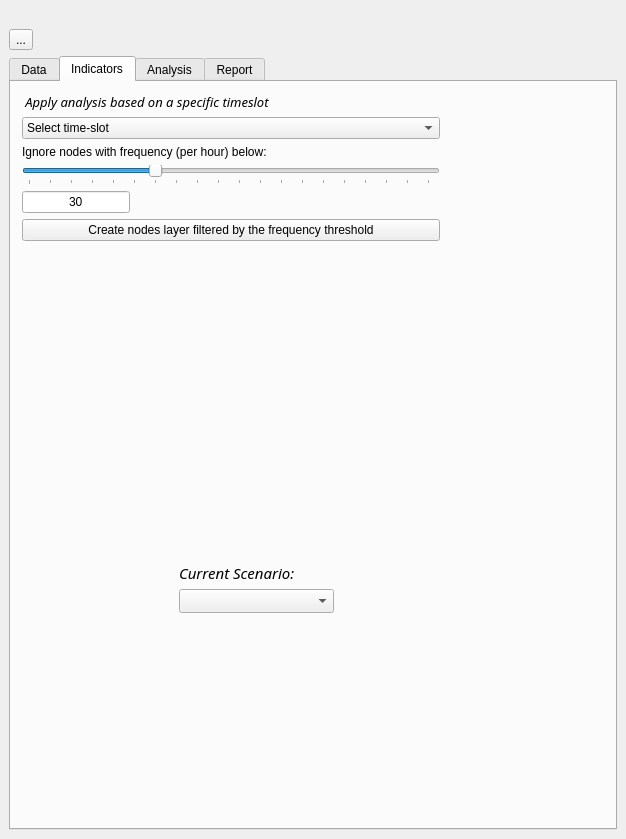
<?xml version="1.0" encoding="UTF-8"?>
<ui version="4.0">
 <author>ADVISOR</author>
 <class>SpatialDecisionDockWidgetBase</class>
 <widget class="QDockWidget" name="SpatialDecisionDockWidgetBase">
  <property name="geometry">
   <rect>
    <x>0</x>
    <y>0</y>
    <width>626</width>
    <height>839</height>
   </rect>
  </property>
  <property name="sizePolicy">
   <sizepolicy hsizetype="Fixed" vsizetype="Expanding">
    <horstretch>0</horstretch>
    <verstretch>0</verstretch>
   </sizepolicy>
  </property>
  <property name="minimumSize">
   <size>
    <width>503</width>
    <height>839</height>
   </size>
  </property>
  <property name="acceptDrops">
   <bool>false</bool>
  </property>
  <property name="styleSheet">
   <string notr="true">background=rgb(255, 255, 255)</string>
  </property>
  <property name="windowTitle">
   <string>ADVISOR</string>
  </property>
  <widget class="QWidget" name="dockWidgetContents">
   <layout class="QVBoxLayout" name="verticalLayout_12">
    <item>
     <spacer name="horizontalSpacer_2">
      <property name="orientation">
       <enum>Qt::Horizontal</enum>
      </property>
      <property name="sizeHint" stdset="0">
       <size>
        <width>536</width>
        <height>20</height>
       </size>
      </property>
     </spacer>
    </item>
    <item>
     <widget class="QToolButton" name="bigiconButton">
      <property name="text">
       <string>...</string>
      </property>
      <property name="iconSize">
       <size>
        <width>300</width>
        <height>76</height>
       </size>
      </property>
     </widget>
    </item>
    <item>
     <widget class="QTabWidget" name="sampleWidgets">
      <property name="sizePolicy">
       <sizepolicy hsizetype="Ignored" vsizetype="MinimumExpanding">
        <horstretch>0</horstretch>
        <verstretch>0</verstretch>
       </sizepolicy>
      </property>
      <property name="minimumSize">
       <size>
        <width>260</width>
        <height>0</height>
       </size>
      </property>
      <property name="styleSheet">
       <string notr="true">font: 9pt &quot;Trebuchet MS&quot;;</string>
      </property>
      <property name="currentIndex">
       <number>1</number>
      </property>
      <widget class="QWidget" name="dataTab">
       <attribute name="title">
        <string>Data</string>
       </attribute>
       <widget class="QPushButton" name="createScenarioButton">
        <property name="geometry">
         <rect>
          <x>150</x>
          <y>11</y>
          <width>200</width>
          <height>29</height>
         </rect>
        </property>
        <property name="sizePolicy">
         <sizepolicy hsizetype="Fixed" vsizetype="Fixed">
          <horstretch>0</horstretch>
          <verstretch>0</verstretch>
         </sizepolicy>
        </property>
        <property name="minimumSize">
         <size>
          <width>200</width>
          <height>0</height>
         </size>
        </property>
        <property name="styleSheet">
         <string notr="true">font: 75 bold italic &quot;Trebuchet MS&quot;;</string>
        </property>
        <property name="text">
         <string>Create new Scenario</string>
        </property>
       </widget>
       <widget class="QWidget" name="layoutWidget">
        <property name="geometry">
         <rect>
          <x>10</x>
          <y>57</y>
          <width>631</width>
          <height>311</height>
         </rect>
        </property>
        <layout class="QVBoxLayout" name="verticalLayout_4">
         <item>
          <widget class="QLabel" name="label_3">
           <property name="sizePolicy">
            <sizepolicy hsizetype="Minimum" vsizetype="Preferred">
             <horstretch>0</horstretch>
             <verstretch>0</verstretch>
            </sizepolicy>
           </property>
           <property name="minimumSize">
            <size>
             <width>300</width>
             <height>0</height>
            </size>
           </property>
           <property name="styleSheet">
            <string notr="true">font: &quot;Trebuchet MS&quot;;</string>
           </property>
           <property name="text">
            <string>&lt;html&gt;&lt;head/&gt;&lt;body&gt;&lt;p&gt;This plugin includes sample data &lt;br/&gt;fom the city of Rotterdam:&lt;/p&gt;&lt;/body&gt;&lt;/html&gt;</string>
           </property>
          </widget>
         </item>
         <item>
          <widget class="QPushButton" name="loadRotterdamdataButton">
           <property name="sizePolicy">
            <sizepolicy hsizetype="Fixed" vsizetype="Fixed">
             <horstretch>0</horstretch>
             <verstretch>0</verstretch>
            </sizepolicy>
           </property>
           <property name="minimumSize">
            <size>
             <width>200</width>
             <height>0</height>
            </size>
           </property>
           <property name="styleSheet">
            <string notr="true">font: 75 bold italic&quot;Trebuchet MS&quot;;</string>
           </property>
           <property name="text">
            <string>Load sample data</string>
           </property>
          </widget>
         </item>
         <item>
          <widget class="QLabel" name="label_4">
           <property name="sizePolicy">
            <sizepolicy hsizetype="Minimum" vsizetype="Preferred">
             <horstretch>0</horstretch>
             <verstretch>0</verstretch>
            </sizepolicy>
           </property>
           <property name="styleSheet">
            <string notr="true">font: &quot;Trebuchet MS&quot;;</string>
           </property>
           <property name="text">
            <string>Layer with the nodes (stops) of the public transport netwrok</string>
           </property>
          </widget>
         </item>
         <item>
          <widget class="QComboBox" name="selectNodesCombo">
           <property name="sizePolicy">
            <sizepolicy hsizetype="Fixed" vsizetype="Fixed">
             <horstretch>0</horstretch>
             <verstretch>0</verstretch>
            </sizepolicy>
           </property>
           <property name="minimumSize">
            <size>
             <width>178</width>
             <height>0</height>
            </size>
           </property>
           <property name="mouseTracking">
            <bool>false</bool>
           </property>
           <property name="acceptDrops">
            <bool>false</bool>
           </property>
           <property name="styleSheet">
            <string notr="true">font: &quot;Trebuchet MS&quot;;</string>
           </property>
           <property name="editable">
            <bool>false</bool>
           </property>
          </widget>
         </item>
         <item>
          <widget class="QLabel" name="label_5">
           <property name="sizePolicy">
            <sizepolicy hsizetype="Minimum" vsizetype="Minimum">
             <horstretch>0</horstretch>
             <verstretch>0</verstretch>
            </sizepolicy>
           </property>
           <property name="styleSheet">
            <string notr="true">font: &quot;Trebuchet MS&quot;;</string>
           </property>
           <property name="text">
            <string>Layer with Census data per neighbourhood:</string>
           </property>
          </widget>
         </item>
         <item>
          <widget class="QComboBox" name="selectCensusCombo">
           <property name="sizePolicy">
            <sizepolicy hsizetype="Fixed" vsizetype="Fixed">
             <horstretch>0</horstretch>
             <verstretch>0</verstretch>
            </sizepolicy>
           </property>
           <property name="minimumSize">
            <size>
             <width>178</width>
             <height>0</height>
            </size>
           </property>
           <property name="styleSheet">
            <string notr="true">font: &quot;Trebuchet MS&quot;;</string>
           </property>
          </widget>
         </item>
         <item>
          <widget class="QLabel" name="label_14">
           <property name="text">
            <string>Layer with Census data per grid cell:</string>
           </property>
          </widget>
         </item>
        </layout>
       </widget>
      </widget>
      <widget class="QWidget" name="analysisTab">
       <attribute name="title">
        <string>Indicators</string>
       </attribute>
       <widget class="QLabel" name="label">
        <property name="geometry">
         <rect>
          <x>15</x>
          <y>268</y>
          <width>16</width>
          <height>16</height>
         </rect>
        </property>
        <property name="text">
         <string/>
        </property>
       </widget>
       <widget class="QWidget" name="layoutWidget">
        <property name="geometry">
         <rect>
          <x>11</x>
          <y>11</y>
          <width>418</width>
          <height>458</height>
         </rect>
        </property>
        <layout class="QVBoxLayout" name="verticalLayout_5">
         <item>
          <layout class="QVBoxLayout" name="verticalLayout_7">
           <item>
            <widget class="QLabel" name="label_9">
             <property name="sizePolicy">
              <sizepolicy hsizetype="Fixed" vsizetype="Preferred">
               <horstretch>0</horstretch>
               <verstretch>0</verstretch>
              </sizepolicy>
             </property>
             <property name="minimumSize">
              <size>
               <width>250</width>
               <height>0</height>
              </size>
             </property>
             <property name="maximumSize">
              <size>
               <width>16777215</width>
               <height>16777215</height>
              </size>
             </property>
             <property name="font">
              <font>
               <family>Trebuchet MS</family>
               <pointsize>10</pointsize>
               <weight>50</weight>
               <italic>true</italic>
               <bold>false</bold>
              </font>
             </property>
             <property name="styleSheet">
              <string notr="true">font: italic 10pt &quot;Trebuchet MS&quot;;</string>
             </property>
             <property name="text">
              <string>&lt;html&gt;&lt;head/&gt;&lt;body&gt;&lt;p&gt;                                 Apply analysis based on a specific timeslot&lt;/p&gt;&lt;/body&gt;&lt;/html&gt;</string>
             </property>
             <property name="alignment">
              <set>Qt::AlignCenter</set>
             </property>
            </widget>
           </item>
           <item>
            <widget class="QComboBox" name="selecttimeCombo">
             <property name="enabled">
              <bool>true</bool>
             </property>
             <property name="sizePolicy">
              <sizepolicy hsizetype="Expanding" vsizetype="Fixed">
               <horstretch>0</horstretch>
               <verstretch>0</verstretch>
              </sizepolicy>
             </property>
             <property name="minimumSize">
              <size>
               <width>0</width>
               <height>0</height>
              </size>
             </property>
             <property name="styleSheet">
              <string notr="true">font: 9pt &quot;Trebuchet MS&quot;;
</string>
             </property>
             <item>
              <property name="text">
               <string>Select time-slot</string>
              </property>
             </item>
             <item>
              <property name="text">
               <string>Weekdays - Morning Rush Hours</string>
              </property>
             </item>
             <item>
              <property name="text">
               <string>Weekdays - Afternoon Rush Hours</string>
              </property>
             </item>
             <item>
              <property name="text">
               <string>Weekdays - Non Rush Hours</string>
              </property>
             </item>
             <item>
              <property name="text">
               <string>Weekends - Morning Rush Hours</string>
              </property>
             </item>
             <item>
              <property name="text">
               <string>Weekends - Afternoon Rush Hours</string>
              </property>
             </item>
             <item>
              <property name="text">
               <string>Weekends - Non Rush Hours</string>
              </property>
             </item>
            </widget>
           </item>
           <item>
            <layout class="QGridLayout" name="gridLayout"/>
           </item>
           <item>
            <widget class="QLabel" name="label_13">
             <property name="text">
              <string>Ignore nodes with frequency (per hour) below:</string>
             </property>
            </widget>
           </item>
           <item>
            <widget class="QSlider" name="horizontalSlider">
             <property name="enabled">
              <bool>true</bool>
             </property>
             <property name="sizePolicy">
              <sizepolicy hsizetype="Expanding" vsizetype="Fixed">
               <horstretch>0</horstretch>
               <verstretch>0</verstretch>
              </sizepolicy>
             </property>
             <property name="maximumSize">
              <size>
               <width>1677</width>
               <height>16777215</height>
              </size>
             </property>
             <property name="font">
              <font>
               <family>Trebuchet MS</family>
               <pointsize>9</pointsize>
               <weight>50</weight>
               <italic>false</italic>
               <bold>false</bold>
              </font>
             </property>
             <property name="mouseTracking">
              <bool>true</bool>
             </property>
             <property name="layoutDirection">
              <enum>Qt::LeftToRight</enum>
             </property>
             <property name="minimum">
              <number>0</number>
             </property>
             <property name="maximum">
              <number>96</number>
             </property>
             <property name="value">
              <number>30</number>
             </property>
             <property name="sliderPosition">
              <number>30</number>
             </property>
             <property name="tracking">
              <bool>true</bool>
             </property>
             <property name="orientation">
              <enum>Qt::Horizontal</enum>
             </property>
             <property name="invertedAppearance">
              <bool>false</bool>
             </property>
             <property name="invertedControls">
              <bool>false</bool>
             </property>
             <property name="tickPosition">
              <enum>QSlider::TicksBelow</enum>
             </property>
             <property name="tickInterval">
              <number>5</number>
             </property>
            </widget>
           </item>
           <item>
            <widget class="QLineEdit" name="sliderValue_2">
             <property name="sizePolicy">
              <sizepolicy hsizetype="Fixed" vsizetype="Preferred">
               <horstretch>0</horstretch>
               <verstretch>0</verstretch>
              </sizepolicy>
             </property>
             <property name="minimumSize">
              <size>
               <width>0</width>
               <height>22</height>
              </size>
             </property>
             <property name="text">
              <string>30</string>
             </property>
             <property name="cursorPosition">
              <number>2</number>
             </property>
             <property name="alignment">
              <set>Qt::AlignCenter</set>
             </property>
            </widget>
           </item>
           <item>
            <widget class="QPushButton" name="nodesFrequencyLayer">
             <property name="sizePolicy">
              <sizepolicy hsizetype="Preferred" vsizetype="Preferred">
               <horstretch>0</horstretch>
               <verstretch>0</verstretch>
              </sizepolicy>
             </property>
             <property name="minimumSize">
              <size>
               <width>0</width>
               <height>0</height>
              </size>
             </property>
             <property name="styleSheet">
              <string notr="true">font: 9pt &quot;Trebuchet MS&quot;;</string>
             </property>
             <property name="text">
              <string>Create nodes layer filtered by the frequency threshold</string>
             </property>
            </widget>
           </item>
           <item>
            <layout class="QHBoxLayout" name="horizontalLayout_6"/>
           </item>
          </layout>
         </item>
         <item>
          <layout class="QVBoxLayout" name="verticalLayout_9">
           <item>
            <spacer name="verticalSpacer_4">
             <property name="orientation">
              <enum>Qt::Vertical</enum>
             </property>
             <property name="sizeHint" stdset="0">
              <size>
               <width>20</width>
               <height>40</height>
              </size>
             </property>
            </spacer>
           </item>
          </layout>
         </item>
        </layout>
       </widget>
       <widget class="QComboBox" name="scenarioCombo">
        <property name="geometry">
         <rect>
          <x>168</x>
          <y>507</y>
          <width>155</width>
          <height>24</height>
         </rect>
        </property>
        <property name="sizePolicy">
         <sizepolicy hsizetype="Expanding" vsizetype="Fixed">
          <horstretch>0</horstretch>
          <verstretch>0</verstretch>
         </sizepolicy>
        </property>
        <property name="styleSheet">
         <string notr="true">font: 9pt &quot;Trebuchet MS&quot;;</string>
        </property>
       </widget>
       <widget class="QLabel" name="label_2">
        <property name="geometry">
         <rect>
          <x>168</x>
          <y>481</y>
          <width>155</width>
          <height>20</height>
         </rect>
        </property>
        <property name="font">
         <font>
          <family>Trebuchet MS</family>
          <pointsize>11</pointsize>
          <weight>50</weight>
          <italic>true</italic>
          <bold>false</bold>
         </font>
        </property>
        <property name="styleSheet">
         <string notr="true">font: italic 11pt &quot;Trebuchet MS&quot;;
</string>
        </property>
        <property name="text">
         <string>Current Scenario:</string>
        </property>
       </widget>
      </widget>
      <widget class="QWidget" name="tab">
       <property name="sizePolicy">
        <sizepolicy hsizetype="Fixed" vsizetype="Preferred">
         <horstretch>0</horstretch>
         <verstretch>0</verstretch>
        </sizepolicy>
       </property>
       <attribute name="title">
        <string>Analysis</string>
       </attribute>
       <widget class="QWidget" name="layoutWidget">
        <property name="geometry">
         <rect>
          <x>11</x>
          <y>1</y>
          <width>601</width>
          <height>571</height>
         </rect>
        </property>
        <layout class="QGridLayout" name="gridLayout_5">
         <item row="1" column="0">
          <layout class="QVBoxLayout" name="verticalLayout_10">
           <item>
            <layout class="QVBoxLayout" name="verticalLayout_13">
             <item>
              <widget class="QLabel" name="label_7">
               <property name="text">
                <string>Detect initialize isolated areas</string>
               </property>
              </widget>
             </item>
             <item>
              <widget class="QLabel" name="label_8">
               <property name="text">
                <string>Ignore grid cells with population below:</string>
               </property>
              </widget>
             </item>
             <item>
              <widget class="QLineEdit" name="populationthreshold"/>
             </item>
             <item>
              <spacer name="verticalSpacer">
               <property name="orientation">
                <enum>Qt::Vertical</enum>
               </property>
               <property name="sizeHint" stdset="0">
                <size>
                 <width>20</width>
                 <height>40</height>
                </size>
               </property>
              </spacer>
             </item>
             <item>
              <widget class="QCheckBox" name="checkBox_5">
               <property name="text">
                <string>Show initial isolated areas</string>
               </property>
              </widget>
             </item>
            </layout>
           </item>
          </layout>
         </item>
         <item row="0" column="0">
          <layout class="QFormLayout" name="formLayout_2">
           <property name="fieldGrowthPolicy">
            <enum>QFormLayout::AllNonFixedFieldsGrow</enum>
           </property>
           <item row="1" column="0">
            <widget class="QCheckBox" name="distanceVisiblecheckBox">
             <property name="text">
              <string>Show distance layer of current sceario</string>
             </property>
             <property name="checked">
              <bool>true</bool>
             </property>
            </widget>
           </item>
           <item row="0" column="0" colspan="2">
            <layout class="QVBoxLayout" name="verticalLayout_8">
             <item>
              <widget class="QLabel" name="label_6">
               <property name="font">
                <font>
                 <family>Trebuchet MS</family>
                 <pointsize>9</pointsize>
                 <weight>50</weight>
                 <italic>false</italic>
                 <bold>false</bold>
                </font>
               </property>
               <property name="text">
                <string>Analysis based on :</string>
               </property>
              </widget>
             </item>
             <item>
              <widget class="QLabel" name="label_12">
               <property name="sizePolicy">
                <sizepolicy hsizetype="Expanding" vsizetype="Preferred">
                 <horstretch>0</horstretch>
                 <verstretch>0</verstretch>
                </sizepolicy>
               </property>
               <property name="text">
                <string>&lt;html&gt;&lt;head/&gt;&lt;body&gt;&lt;p&gt;Coverage distance from each grid cell:&lt;/p&gt;&lt;/body&gt;&lt;/html&gt;</string>
               </property>
              </widget>
             </item>
             <item>
              <widget class="QSlider" name="stationDistanceSlider">
               <property name="sizePolicy">
                <sizepolicy hsizetype="MinimumExpanding" vsizetype="Fixed">
                 <horstretch>0</horstretch>
                 <verstretch>0</verstretch>
                </sizepolicy>
               </property>
               <property name="minimumSize">
                <size>
                 <width>239</width>
                 <height>0</height>
                </size>
               </property>
               <property name="maximum">
                <number>2000</number>
               </property>
               <property name="sliderPosition">
                <number>500</number>
               </property>
               <property name="orientation">
                <enum>Qt::Horizontal</enum>
               </property>
               <property name="tickPosition">
                <enum>QSlider::TicksAbove</enum>
               </property>
               <property name="tickInterval">
                <number>100</number>
               </property>
              </widget>
             </item>
             <item>
              <layout class="QHBoxLayout" name="horizontalLayout_3">
               <item>
                <spacer name="horizontalSpacer_5">
                 <property name="orientation">
                  <enum>Qt::Horizontal</enum>
                 </property>
                 <property name="sizeHint" stdset="0">
                  <size>
                   <width>40</width>
                   <height>20</height>
                  </size>
                 </property>
                </spacer>
               </item>
               <item>
                <layout class="QVBoxLayout" name="verticalLayout_6">
                 <item>
                  <widget class="QLabel" name="label_11">
                   <property name="text">
                    <string>&lt;html&gt;&lt;head/&gt;&lt;body&gt;&lt;p align=&quot;center&quot;&gt;Distance in meters:&lt;/p&gt;&lt;/body&gt;&lt;/html&gt;</string>
                   </property>
                  </widget>
                 </item>
                 <item>
                  <widget class="QLineEdit" name="sliderValue">
                   <property name="sizePolicy">
                    <sizepolicy hsizetype="Fixed" vsizetype="Preferred">
                     <horstretch>0</horstretch>
                     <verstretch>0</verstretch>
                    </sizepolicy>
                   </property>
                   <property name="minimumSize">
                    <size>
                     <width>0</width>
                     <height>22</height>
                    </size>
                   </property>
                   <property name="text">
                    <string>500</string>
                   </property>
                   <property name="alignment">
                    <set>Qt::AlignCenter</set>
                   </property>
                  </widget>
                 </item>
                </layout>
               </item>
               <item>
                <spacer name="horizontalSpacer_6">
                 <property name="orientation">
                  <enum>Qt::Horizontal</enum>
                 </property>
                 <property name="sizeHint" stdset="0">
                  <size>
                   <width>40</width>
                   <height>20</height>
                  </size>
                 </property>
                </spacer>
               </item>
              </layout>
             </item>
             <item>
              <widget class="QPushButton" name="bufferbutton">
               <property name="text">
                <string>calculate distance</string>
               </property>
              </widget>
             </item>
            </layout>
           </item>
          </layout>
         </item>
         <item row="3" column="0">
          <widget class="QPushButton" name="screenshotButton">
           <property name="text">
            <string>Make Screenshot Map</string>
           </property>
          </widget>
         </item>
         <item row="2" column="0">
          <layout class="QGridLayout" name="gridLayout_4">
           <item row="4" column="0">
            <widget class="QCheckBox" name="checkBox_6">
             <property name="text">
              <string>Show critical isolated areas</string>
             </property>
            </widget>
           </item>
           <item row="1" column="0">
            <widget class="QLabel" name="label_19">
             <property name="text">
              <string>Ignore isolated areas with population density below:</string>
             </property>
            </widget>
           </item>
           <item row="0" column="0">
            <widget class="QLabel" name="label_18">
             <property name="text">
              <string>Detect critical isolated areas</string>
             </property>
            </widget>
           </item>
           <item row="3" column="0">
            <spacer name="verticalSpacer_3">
             <property name="orientation">
              <enum>Qt::Vertical</enum>
             </property>
             <property name="sizeHint" stdset="0">
              <size>
               <width>20</width>
               <height>40</height>
              </size>
             </property>
            </spacer>
           </item>
           <item row="2" column="0">
            <widget class="QLineEdit" name="densitythreshold"/>
           </item>
          </layout>
         </item>
        </layout>
       </widget>
       <widget class="QPushButton" name="pushButton">
        <property name="geometry">
         <rect>
          <x>10</x>
          <y>570</y>
          <width>599</width>
          <height>29</height>
         </rect>
        </property>
        <property name="text">
         <string>Save Scenario</string>
        </property>
       </widget>
      </widget>
      <widget class="QWidget" name="visualisationTab">
       <attribute name="title">
        <string>Report</string>
       </attribute>
       <layout class="QVBoxLayout" name="verticalLayout">
        <item>
         <widget class="QTabWidget" name="tabWidget">
          <property name="sizePolicy">
           <sizepolicy hsizetype="Expanding" vsizetype="Expanding">
            <horstretch>0</horstretch>
            <verstretch>0</verstretch>
           </sizepolicy>
          </property>
          <property name="minimumSize">
           <size>
            <width>269</width>
            <height>0</height>
           </size>
          </property>
          <property name="styleSheet">
           <string notr="true"/>
          </property>
          <property name="currentIndex">
           <number>1</number>
          </property>
          <widget class="QWidget" name="tab_2">
           <attribute name="title">
            <string>Initial Areas</string>
           </attribute>
           <layout class="QGridLayout" name="gridLayout_3">
            <item row="0" column="0">
             <widget class="QTableWidget" name="statistics1Table">
              <property name="sizePolicy">
               <sizepolicy hsizetype="Expanding" vsizetype="Expanding">
                <horstretch>0</horstretch>
                <verstretch>0</verstretch>
               </sizepolicy>
              </property>
              <property name="styleSheet">
               <string notr="true"/>
              </property>
             </widget>
            </item>
           </layout>
          </widget>
          <widget class="QWidget" name="tab_3">
           <property name="sizePolicy">
            <sizepolicy hsizetype="Fixed" vsizetype="Preferred">
             <horstretch>0</horstretch>
             <verstretch>0</verstretch>
            </sizepolicy>
           </property>
           <attribute name="title">
            <string>Critical Areas</string>
           </attribute>
           <layout class="QGridLayout" name="gridLayout_2">
            <item row="0" column="0">
             <widget class="QTableWidget" name="statistics2Table">
              <property name="sizePolicy">
               <sizepolicy hsizetype="Expanding" vsizetype="Expanding">
                <horstretch>0</horstretch>
                <verstretch>0</verstretch>
               </sizepolicy>
              </property>
             </widget>
            </item>
           </layout>
          </widget>
         </widget>
        </item>
        <item>
         <widget class="QPushButton" name="saveStatisticsButton">
          <property name="text">
           <string>Save Statistics</string>
          </property>
         </widget>
        </item>
       </layout>
      </widget>
     </widget>
    </item>
   </layout>
  </widget>
 </widget>
 <tabstops>
  <tabstop>selectNodesCombo</tabstop>
  <tabstop>sliderValue</tabstop>
  <tabstop>statistics1Table</tabstop>
  <tabstop>statistics2Table</tabstop>
 </tabstops>
 <resources/>
 <connections/>
</ui>
